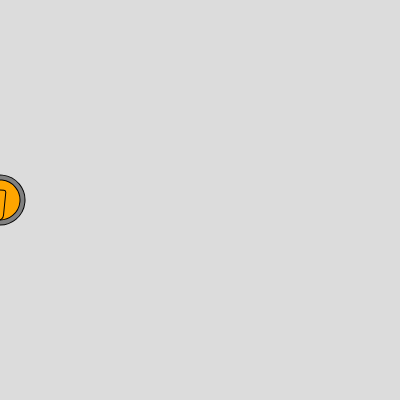
Frame 1 (no input)
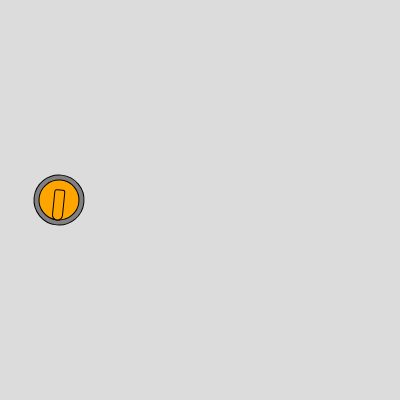
Frame 60 (no input)
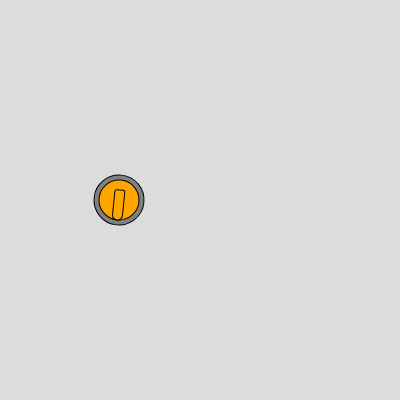
Frame 120 (the mouse pressed at the canvas centre since frame 60)

The p5.js sketch that drew these frames (run headless with seeded random() and noise() and a simulated clock; from frame 60 on, the mouse is pressed at the canvas centre):

// p5.js sketch
// ── sketch.js
// Model - Data - State 
// A stone that have a position and velocity
class Stone {
  constructor(x,y,vx,vy,size){
    this.x = x;
    this.y = y;
    this.vx = vx;
    this.vy = vy;
    this.size = size;
  }
}

let stone1;
function setup() {
  createCanvas(400, 400);
  stone1 = new Stone(100,200,0,0,40);
  console.log(stone1);
}
let x = 0;
function draw() {
  background(220);
 drawStone(x,200);
 x = x + 1;
}

function drawStone(x,y){
 // Kan vi tegne noget som ligner en sten?
  push();
  translate(x,y);
  rotate(0.1);
  fill("grey")
  circle(0,0,50);
  fill("orange")
  circle(0,0,40);
  rect(-5,-10,10,30,2,2,5,5);
  pop();
}
